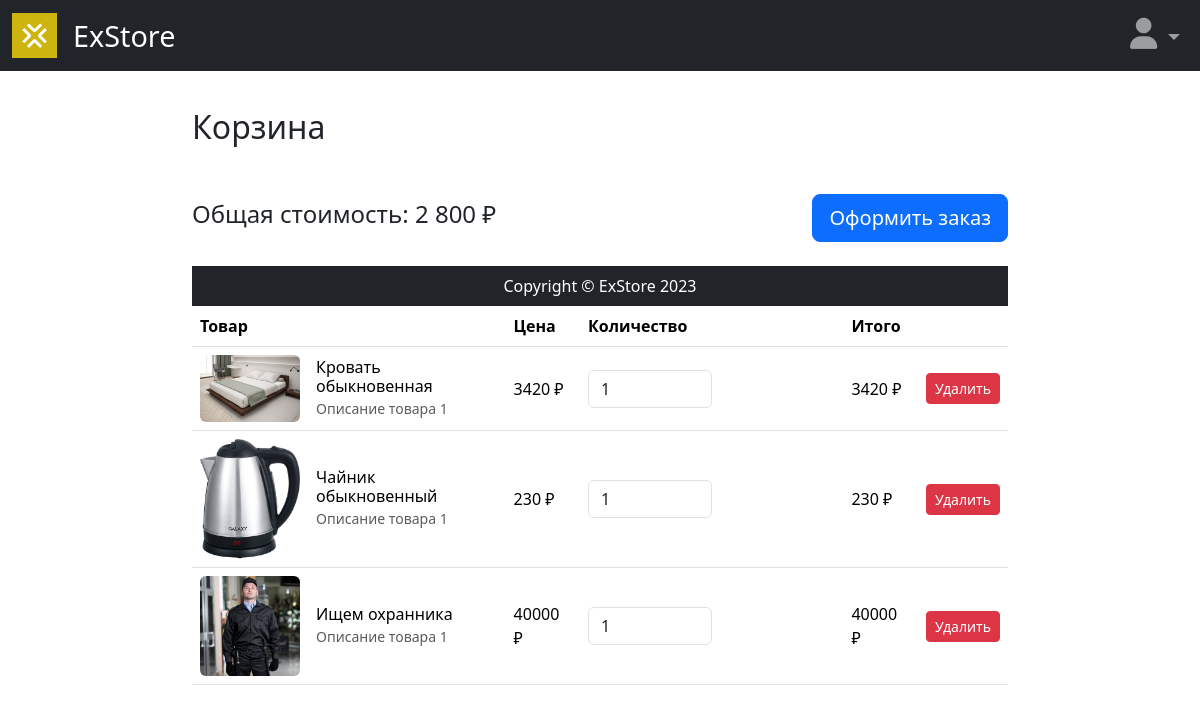
The app's page /user/cart/ (signed in) with its own data.
### users/models.py (models this page shows, shortened)
class Cart_item(models.Model):
    user = models.ForeignKey(User, on_delete=models.CASCADE, related_name='users')
    product = models.ForeignKey(Product, on_delete=models.CASCADE, related_name='products')
    time_create = models.DateTimeField(auto_now_add=True)
    time_update = models.DateTimeField(auto_now=True)
    count = models.PositiveIntegerField(default=1)
    class Meta:
        unique_together = ('user', 'product')
        verbose_name = 'Корзина'
        verbose_name_plural = 'Корзины'
        ordering = ["-time_update"]

### goods/models.py (models this page shows, shortened)
class Product(models.Model):
    name = models.CharField(max_length=100, unique=True)
    slug = models.SlugField(max_length=100, unique=True, blank=True, null=True)
    description = models.TextField(blank=True, null=True)
    price = models.PositiveIntegerField(default=0)
    time_create = models.DateTimeField(auto_now_add=True)
    time_update = models.DateTimeField(auto_now=True)
    category = models.ForeignKey(
        to=Category,
        on_delete=models.SET(Category.get_default_category),
        related_name='products'
    )

class ProductImage(models.Model):
    image = models.ImageField(upload_to="goods_images")
    product = models.ForeignKey(to=Product, on_delete=models.CASCADE, related_name='images')

### users/views.py (the view)
# urls.py: path('cart/', views.cart, name="cart"),
def cart(request):
    if request.method == "POST":
        Cart_item.objects.get(pk=request.POST.get("cart_item_id", None)).delete()
        return redirect("user:cart")
    else:
        curr_user = request.user
        user_cart = Cart_item.objects.filter(user=curr_user)
        context = {
            'user_cart': user_cart
        }
        return render(request, 'users/cart.html', context=context)

### users/templates/users/cart.html (shortened to what this page needs)
{% extends "main/base.html" %}
{% block content %}
<div class="container mt-5">
    <h2 class="mb-4">Корзина</h2>
        <div class="table-responsive">
            <table class="table align-middle">
                <thead>
                    <tr>
                        <th scope="col">Товар</th>
                        <th scope="col">Цена</th>
                        <th scope="col">Количество</th>
                        <th scope="col">Итого</th>
                        <th scope="col"></th>
                    </tr>
                </thead>
                <tbody>
                    {% for cart_item in user_cart %}
                    <tr>
                        <td>
                            <div class="d-flex align-items-center">
                                <img src="{{ cart_item.product.images.first.image.url }}" class="rounded me-3" alt="Товар 1" width="100">
                                <div>
                                    <h5 class="mb-0">{{ cart_item.product.name }}</h5>
                                    <small class="text-muted">Описание товара 1</small>
                                </div>
                            </div>
                        </td>
                        <td>{{ cart_item.product.price }} ₽</td>
                        <td>
                            <input type="number" class="form-control w-50" value="{{ cart_item.count }}" min="1">
                        </td>
                        <td>{{ cart_item.product.price }} ₽</td>
                        <td>
                            <form method="post" action="{% url "user:cart" %}">
                                <button type="submit" class="btn btn-danger btn-sm">Удалить</button>
                            </form>
                        </td>
                    </tr>
                    {% endfor %}
        <div class="d-flex justify-content-between align-items-center mt-4">
            <h4>Общая стоимость: 2 800 ₽</h4>
            <button class="btn btn-primary btn-lg">Оформить заказ</button>
        </div>
    </div>
</div>
{% endblock content %}

### static/css/base.css (style rules this page uses)
html, body { height: 100%; margin: 0; }
body { padding-top: 60px; padding-right: 0 !important }
h5 { font-size: 1em; }

### records on screen
Cart_item: product.images.first.image (picture), product.name "Кровать обыкновенная", product.price "3420", count "1"
Cart_item: product.images.first.image (picture), product.name "Чайник обыкновенный", product.price "230", count "1"
Cart_item: product.images.first.image (picture), product.name "Ищем охранника", product.price "40000", count "1"
